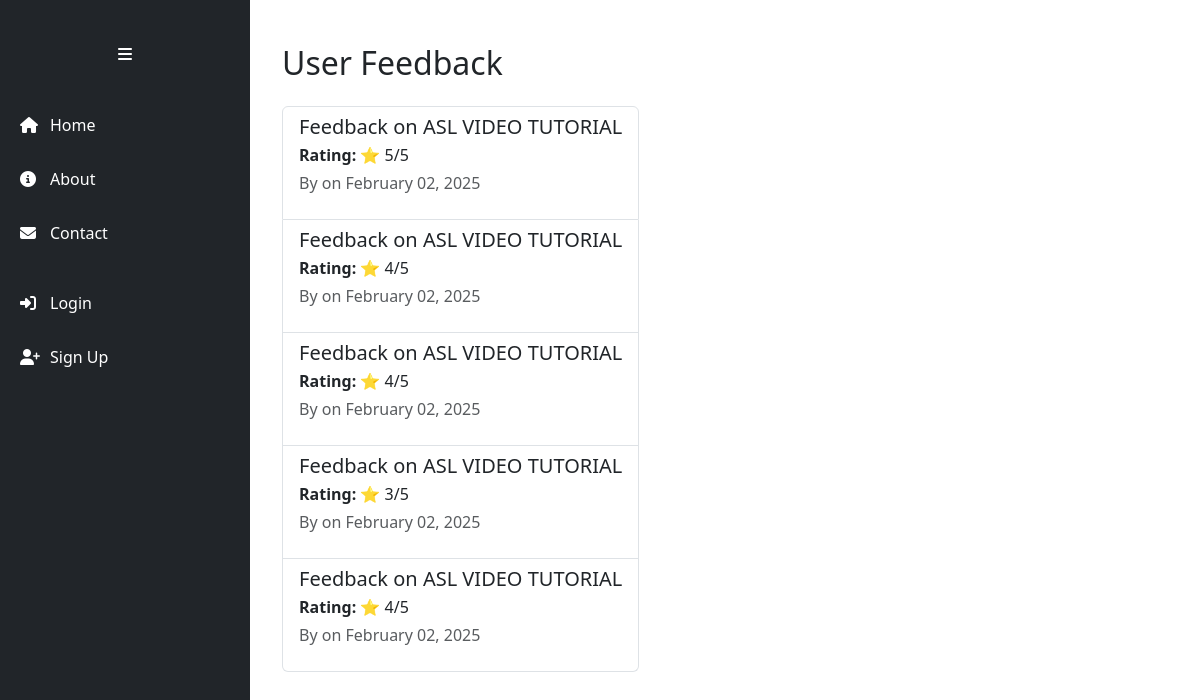
The app's page /feedback/, older data.
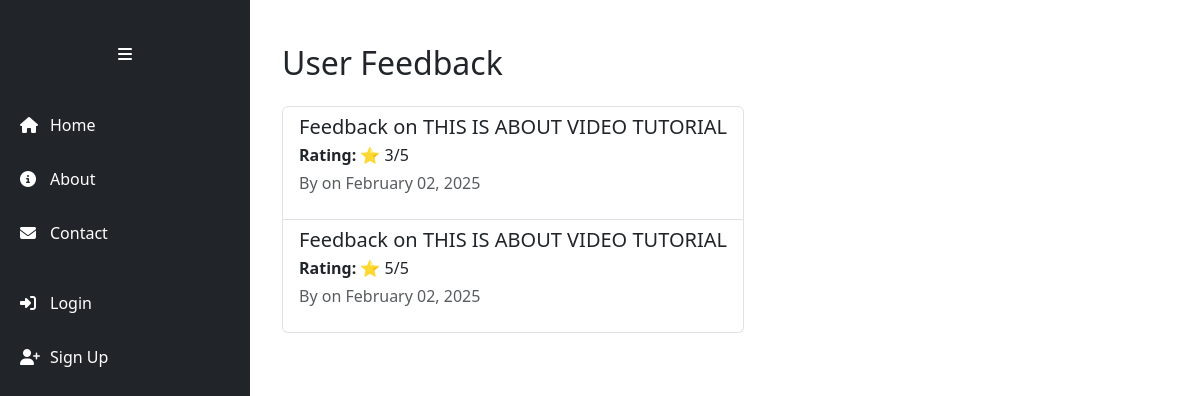
The same page, newer data.
### app/models.py (models this page shows, shortened)
class Feedback(models.Model):
    resource = models.ForeignKey(Resource, on_delete=models.CASCADE, related_name="feedbacks")
    rating = models.IntegerField(choices=[(i, i) for i in range(1, 6)])  # Rating from 1 to 5
    comments = models.TextField(blank=True, null=True)
    created_at = models.DateTimeField(auto_now_add=True)
    user = models.ForeignKey(settings.AUTH_USER_MODEL, on_delete=models.CASCADE)  # Added user reference

class Resource(models.Model):
    name = models.CharField(max_length=150)
    description = models.TextField()
    resource_url = models.URLField()
    video = models.FileField(upload_to='videos/')  # Removed default, as FileField doesn't support default string

### app/views.py (the view)
# urls.py: path('feedback/', FeedbackListView.as_view(), name='feedback_list'),
class FeedbackListView(ListView):
    model = Feedback
    template_name = 'feedback/feedback_list.html'
    context_object_name = 'feedbacks'
    ordering = ['-created_at']

### app/templates/feedback/feedback_list.html
{% extends 'app/base.html' %}
{% block content %}
<div class="container mt-4">
    <h2 class="mb-4">User Feedback</h2>
    <div class="list-group">
        {% for feedback in feedbacks %}
            <a href="{% url 'feedback_detail' feedback.pk %}" class="list-group-item list-group-item-action">
                <h5 class="mb-1">Feedback on {{ feedback.resource.name }}</h5>
                <p class="mb-1"><strong>Rating:</strong> ⭐ {{ feedback.rating }}/5</p>
                <p class="text-muted">By {{ feedback.user.user }} on {{ feedback.created_at|date:"F d, Y" }}</p>
            </a>
        {% empty %}
            <p class="text-muted">No feedback available yet.</p>
        {% endfor %}
    </div>
</div>
{% endblock content %}

Row changes from the older to the newer data that the page shows:
removed Feedback: resource.name "ASL VIDEO TUTORIAL", rating "5", created_at "February 02, 2025"
removed Feedback: resource.name "ASL VIDEO TUTORIAL", rating "4", created_at "February 02, 2025"
removed Feedback: resource.name "ASL VIDEO TUTORIAL", rating "4", created_at "February 02, 2025"
removed Feedback: resource.name "ASL VIDEO TUTORIAL", rating "3", created_at "February 02, 2025"
removed Feedback: resource.name "ASL VIDEO TUTORIAL", rating "4", created_at "February 02, 2025"
added Feedback: resource.name "THIS IS ABOUT VIDEO TUTORIAL", rating "3", created_at "February 02, 2025"
added Feedback: resource.name "THIS IS ABOUT VIDEO TUTORIAL", rating "5", created_at "February 02, 2025"
